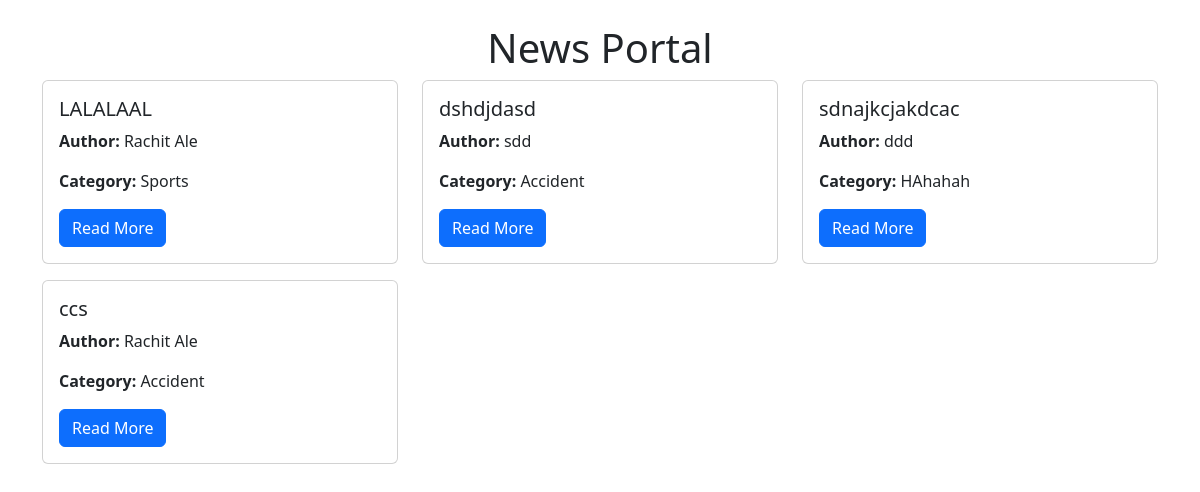
The page / on the database its author committed.
### news/models.py (models this page shows, shortened)
class Article(models.Model):
    title = models.CharField(max_length=255)
    content = models.TextField()
    author = models.CharField(max_length=255)
    category = models.ForeignKey(Category, on_delete=models.CASCADE, related_name='articles')
    created_at = models.DateTimeField(auto_now_add=True)

class Category(models.Model):
    name = models.CharField(max_length=255)

### news/views.py (the view)
# urls.py: path('', views.home, name='home'),
def home(request):
    articles = Article.objects.all()
    return render(request, 'news/home.html', {'articles': articles})

### news/templates/news/home.html (shortened to what this page needs)
<!DOCTYPE html>
<html lang="en">
<head>
    <link href="https://cdn.jsdelivr.net/npm/bootstrap@5.3.0-alpha3/dist/css/bootstrap.min.css" rel="stylesheet">
</head>
<body>
    <div class="container mt-4">
    <h1 class="text-center">News Portal</h1>
    <div class="row">
        {% for article in articles %}
        <div class="col-md-4">
            <div class="card mb-3">
                <div class="card-body">
                    <h5 class="card-title">{{ article.title }}</h5>
                    <p class="card-text"><strong>Author:</strong> {{ article.author }}</p>
                    <p class="card-text"><strong>Category:</strong> {{ article.category.name }}</p>
                    <a href="{% url 'article_detail' article.id %}" class="btn btn-primary">Read More</a>
                </div>
            </div>
        </div>
        {% endfor %}
    </div>
</div>
</body>
</html>

### rows shown on the page
Article: title "LALALAAL", author "Rachit Ale", category.name "Sports"
Article: title "dshdjdasd", author "sdd", category.name "Accident"
Article: title "sdnajkcjakdcac", author "ddd", category.name "HAhahah"
Article: title "ccs", author "Rachit Ale", category.name "Accident"
